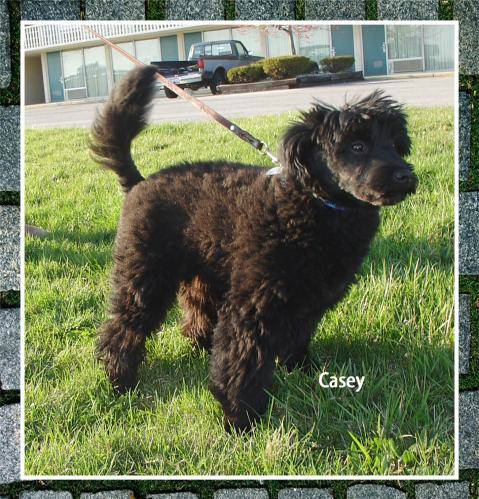
#> input picture Dogs Vs Cats/dataset/training_set/dogs/dog.1039.jpg, 479 x 499 px, found by its file name
$ python dataPrep.py
#> lines starting #> are read from the running program, lines starting #| are printed output that depends on the picture
import cv2
import os
import numpy as np
import matplotlib.pyplot as plt
import pickle
from tqdm import tqdm

DATADIR = 'C:/Users/gajjas/Dropbox/Projects/Machine Learning/Deep Learning Projects/Dogs Vs Cats/dataset/training_set'
CATEGORIES = ['dogs', 'cats']
IMG_SIZE = 50

def createTrainingData():
    training_data = []
    for category in CATEGORIES:

        path = os.path.join(DATADIR,category)
        class_num = CATEGORIES.index(category)
        for img in tqdm(os.listdir(path)):
            try:
                img_array = cv2.imread(os.path.join(path,img) ,cv2.IMREAD_GRAYSCALE)
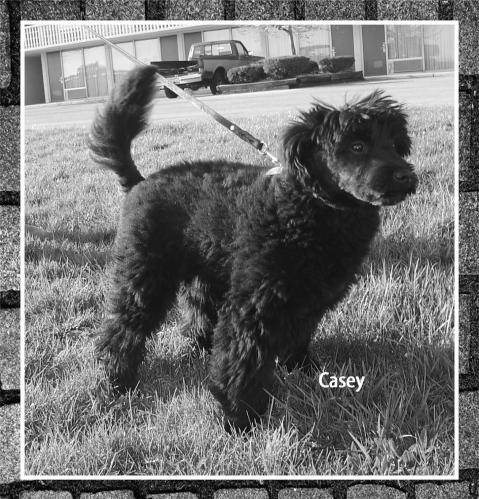
#> img_array: shape (499, 479); min 0, max 255, mean 114
                new_array = cv2.resize(img_array, (IMG_SIZE, IMG_SIZE))
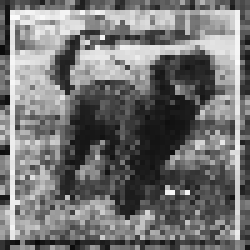
#> new_array: shape (50, 50) (shown 5 times larger); min 9, max 251, mean 114.9
                training_data.append([new_array, class_num])
            except Exception as e:
                pass
#> pass 2 of the loop in createTrainingData, `for category in CATEGORIES:`:
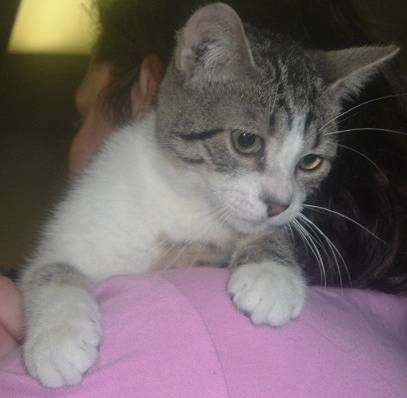
#> input picture Dogs Vs Cats/dataset/training_set/cats/cat.1068.jpg, 407 x 398 px, found by its file name
#> in createTrainingData, `img_array = cv2.imread(os.path.join(path,img) ,cv2.IMREAD_GRAYSCALE)`:
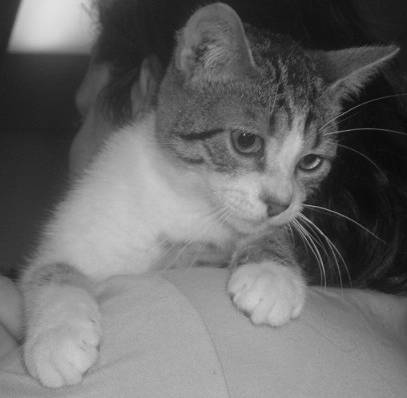
#> img_array: shape (398, 407); min 1, max 224, mean 106.1
#> in createTrainingData, `new_array = cv2.resize(img_array, (IMG_SIZE, IMG_SIZE))`:
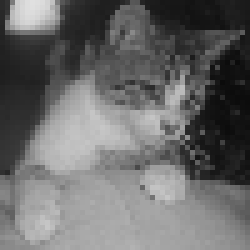
#> new_array: shape (50, 50) (shown 5 times larger); min 11, max 224, mean 105.9
    return training_data

def saveData(dataX, dataY):
    pickle_out = open("X_train.pickle","wb")
    pickle.dump(X, pickle_out)
    pickle_out.close()

    pickle_out = open("y_train.pickle","wb")
    pickle.dump(y, pickle_out)
    pickle_out.close()


if __name__ == "__main__":
    training_data = createTrainingData()
#> training_data = 2 items
    X = []
    y = []

    for features,label in training_data:
        X.append(features)
        y.append(label)
#> this loop made 2 passes
#> label on passes 1 to 2: 0, 1
#> after the loop, X = 2 items; y = [0, 1]

    X = np.array(X).reshape(-1, IMG_SIZE, IMG_SIZE, 1)

    saveData(X, y)
    print("Data Successfully Saved!!!")
